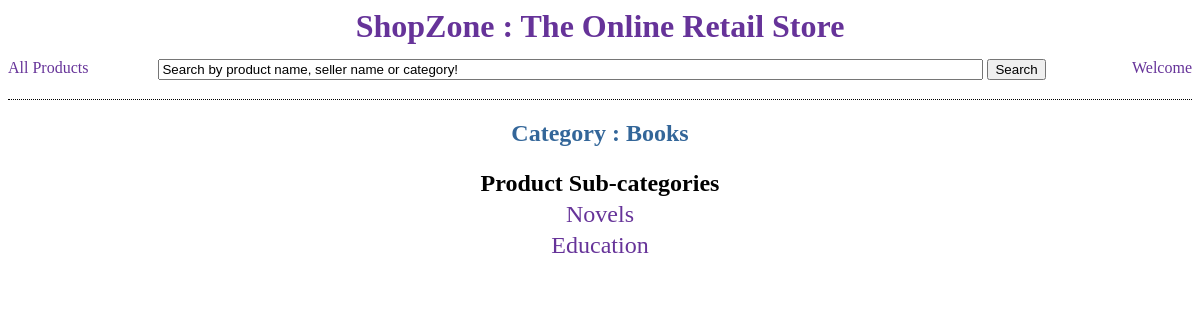
/shop/Books/, run on the app's committed database.
### store/models.py (models this page shows, shortened)
class Category(models.Model):
    category_name = models.CharField(max_length=20)

class SubCategory(models.Model):
    sub_category_name = models.CharField(max_length=20)
    category = models.ForeignKey(Category)
    def __str__(self):
        return self.sub_category_name

### store/views.py (the view)
# urls.py: url(r'^(?P<product_category>\w+)/$', views.by_category),
def by_category(request, product_category): ## T2 Done.
    try:
        if user is None:
            return HttpResponseRedirect('/shop/login/')
    except:
        return HttpResponseRedirect('/shop/login/')
    product_category = product_category[0].upper() + product_category[1:].lower()
    all_products_list = Product.objects.all()
    sub_categories = [i.category for i in all_products_list if i.category.category.category_name == product_category]
    context = {'sub_categories': sub_categories, 'product_category': product_category}
    return render(request, 'store/by_category.html', context)

### store/templates/store/by_category.html (shortened to what this page needs)
<html>
	<head>
	</head>
	{% include "store/top.html" %}
		<div>
			<h2 align="center" style="color:#336699">
			{% if from_search %}
				Search results for : {{ product_category }}
			{% else %}
				Category : {{ product_category }}
			{% endif %} </h2>
		</div>
		<div style="font-size:1.5em;">
			{% if sub_categories %}
				<table align="center" style="font-size:1em;" border=0>
					<tr align="center">
						<th style="width:500px;">Product Sub-categories</th>
					</tr>
					{% for sub in sub_categories %}
						<tr align="center">
							<td> <a href="/shop/by_search/{{ sub }}"><div class="linkdiv">{{ sub }}</a></div></td>
						</tr>
					{% endfor %}
			{% else %}
				<p>No products are available.</p>
			{% endif %}
	{% include "store/bottom.html" %}

### store/templates/store/style.html (style rules this page uses)
a:link { text-decoration:none }

### data on the page
Category: category_name "Books"
SubCategory: sub_category_name "Novels"
SubCategory: sub_category_name "Education"
